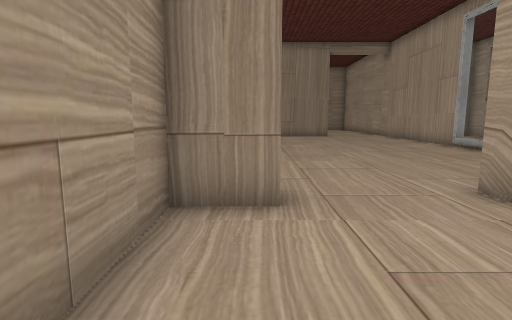
[1] (above)

20 first-person views from a walk through a 3-D level made in the Unity game engine. The camera is 1.2 m above the floor, tilts 8° down and sees 80° across. The floor is counted in squares, 1 m on a side. Each view is taken from the middle of a square. On the plan, view 1 faces up. The plan holds only what a view shows up to about 13 squares ahead; the rest is blank. The player is left out. Some surface patterns are stand-ins.

[2]
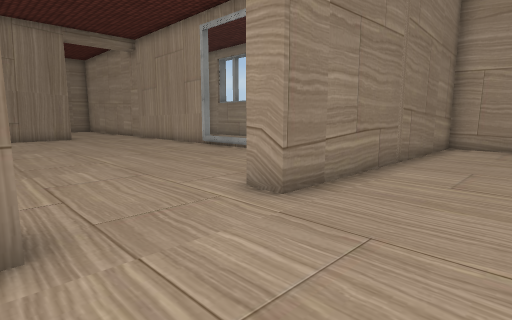

[3]
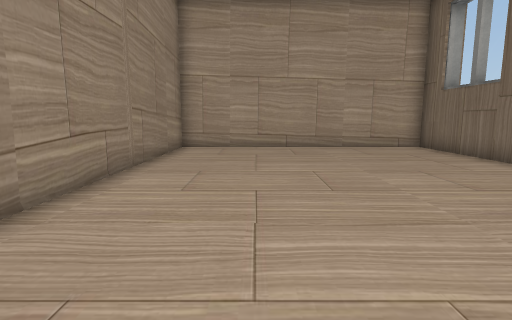

[4]
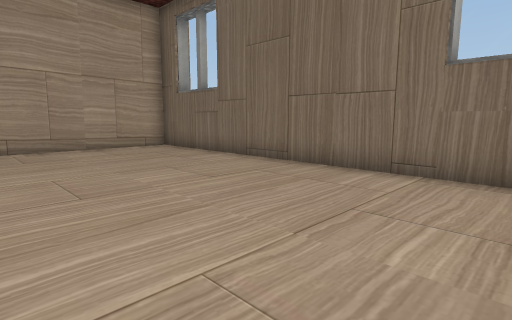

[5]
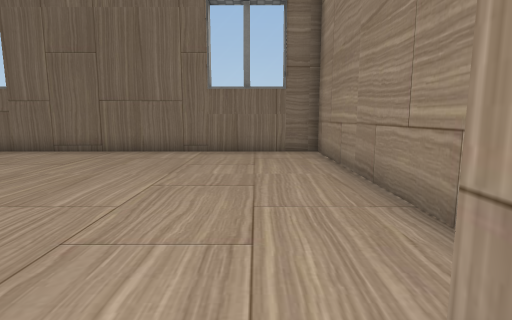

[6]
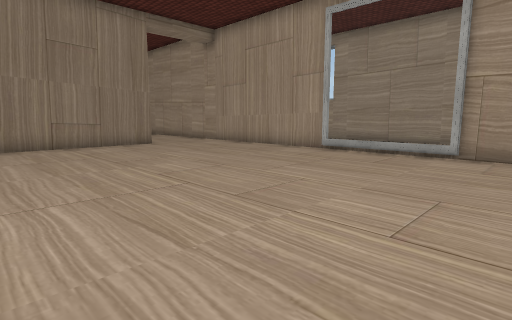

[7]
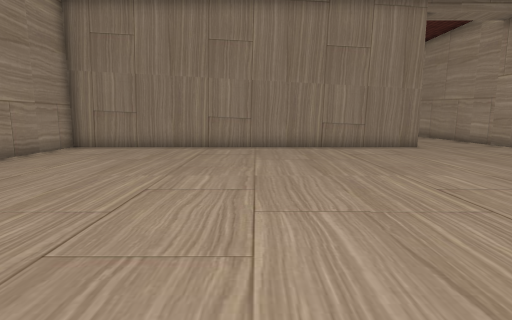

[8]
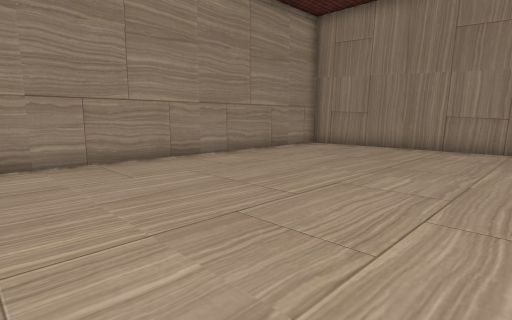

[9]
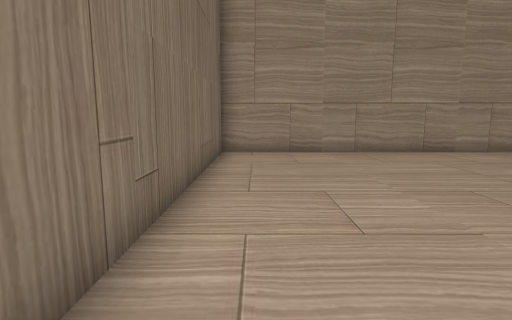

[10]
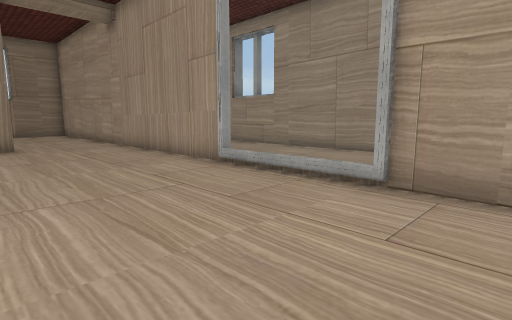

[11]
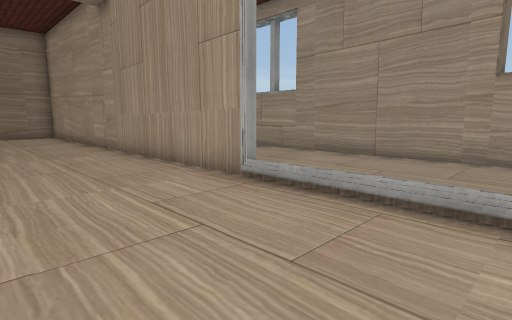

[12]
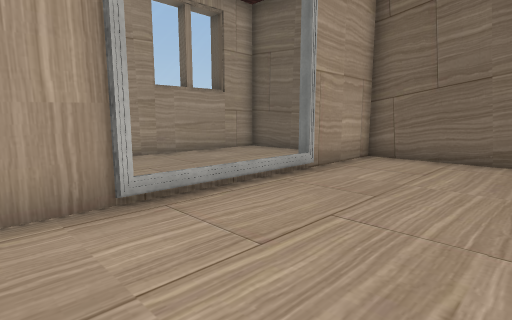

[13]
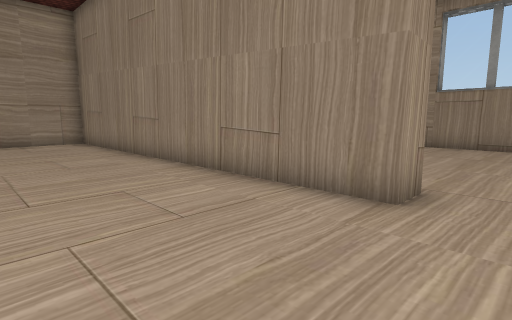

[14]
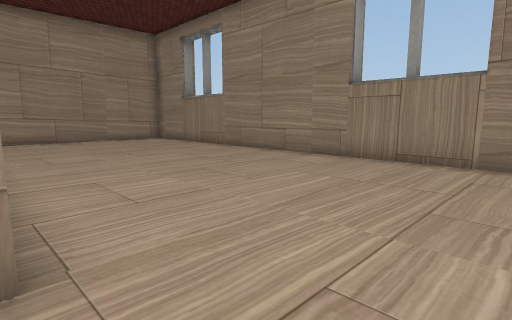

[15]
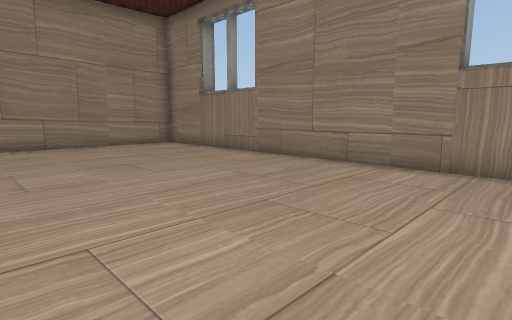

[16]
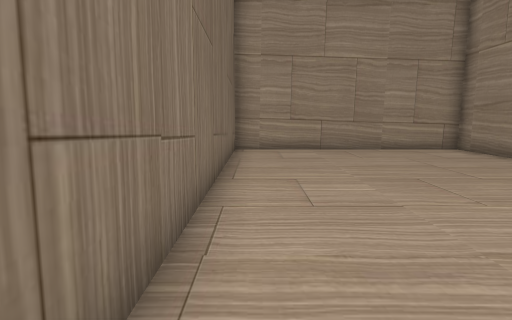

[17]
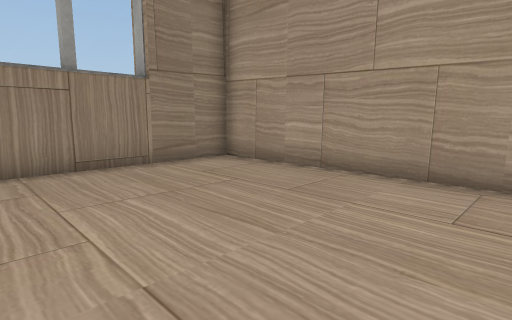

[18]
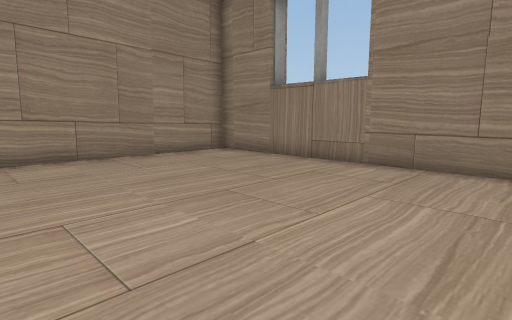

[19]
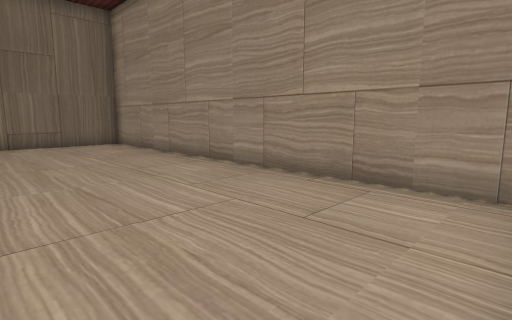

[20]
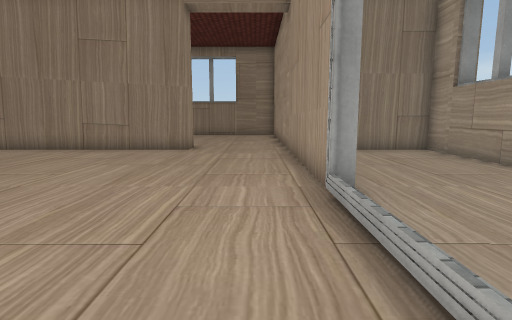

### Floor plan
Key: @ floor where view 1 was taken; # wall or solid block; . floor; = window, fence, low wall or low ledge.
Columns run from 10 left of view 1 to 14 right of it. Each row starts with its distance up from view 1.
 29 ###################
 28 #.................#
 27 #.................#
 26 #.................#
 25 #.................#
 24 #.................#
 23 #.................#
 22 #.................#
 21 #.................#
 20 ###############...#
 19 #.................#  ###
 18 #.................# ...#
 17 #.................# ...#
 16 #.................# ...#
 15 #.................#....#
 14 #.................#....#
 13 #.................#....#
 12 #.................=....#
 11 #.................=....#
 10 #.................=....#
  9 #.................= ...#
  8 #.................# ...#
  7 #.................# ...#
  6 #.................# ...#
  5 ###########...#####  ###
  4          ##...###########
  3          #..............#
  2          #..............#
  1          #..............#
  0          #@.............#
 -1          #..............#
 -2          #..............#
 -3          #..............#
 -4          #..............#
 -5          #..............#
 -6          ################

Where each view was taken, in squares from view 1:
view 1: 0 up, 0 right, facing up
view 2: 1 up, 0 right, facing up-right
view 3: 1 up, 1 right, facing right
view 4: 1 up, 1 right, facing down-right
view 5: 5 up, 1 right, facing down
view 6: 6 up, 2 left, facing up-right
view 7: 7 up, 2 left, facing up
view 8: 7 up, 1 left, facing up-left
view 9: 6 up, 1 right, facing left
view 10: 6 up, 3 right, facing up-right
view 11: 8 up, 4 right, facing up-right
view 12: 14 up, 4 right, facing down-right
view 13: 15 up, 6 right, facing up-left
view 14: 20 up, 7 right, facing up-left
view 15: 21 up, 4 right, facing up-left
view 16: 21 up, 2 right, facing left
view 17: 21 up, 2 right, facing up-right
view 18: 21 up, 0 right, facing up-left
view 19: 19 up, 4 left, facing down-left
view 20: 8 up, 7 right, facing up
